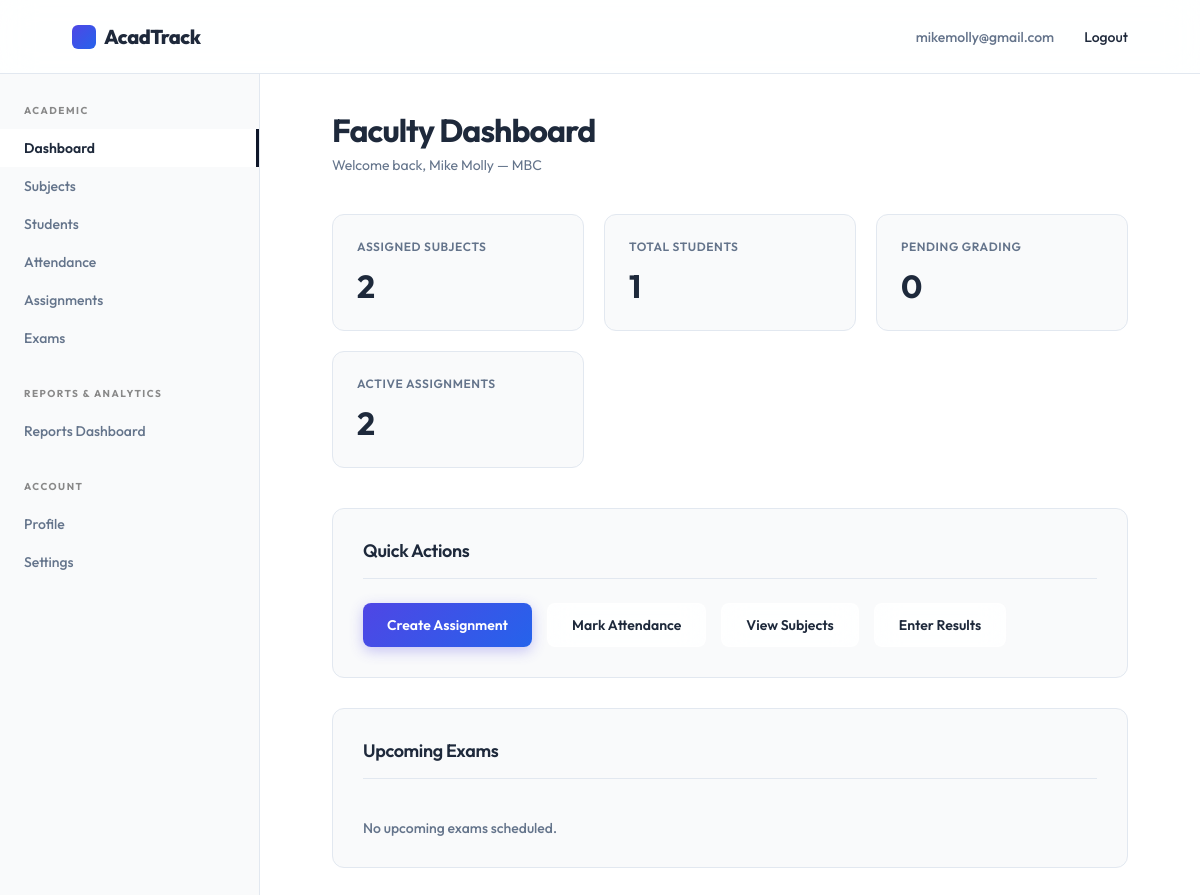
Page /faculty/dashboard/ (signed in) on the committed database.
### accounts/models.py (models this page shows, shortened)
class User(AbstractUser):
    class RoleChoices(models.TextChoices):
        STUDENT = 'student', 'Student'
        FACULTY = 'faculty', 'Faculty'
        ADMIN = 'admin', 'Admin'
    username = None
    email = models.EmailField(unique=True)
    role = models.CharField(max_length=20, choices=RoleChoices.choices, default=RoleChoices.STUDENT)
    contact_number = models.CharField(max_length=15, blank=True, null=True)
    deactivated_at = models.DateTimeField(blank=True, null=True)
    updated_at = models.DateTimeField(auto_now=True)
    USERNAME_FIELD = 'email'
    REQUIRED_FIELDS = []
    objects = CustomUserManager()

### faculty/models.py (models this page shows, shortened)
class Faculty(models.Model):
    user = models.OneToOneField(settings.AUTH_USER_MODEL, on_delete=models.CASCADE, related_name='faculty_profile')
    department = models.ForeignKey('academics.Department', on_delete=models.SET_NULL, null=True, blank=True, related_name='faculties')
    designation = models.CharField(max_length=100)
    specialization = models.CharField(max_length=150, blank=True, null=True)
    qualification = models.CharField(max_length=150, blank=True, null=True)
    office_email = models.EmailField(blank=True, null=True)
    office_contact = models.CharField(max_length=20, blank=True, null=True)
    date_of_join = models.DateField(blank=True, null=True)
    updated_at = models.DateTimeField(auto_now=True)

### academics/models.py (models this page shows, shortened)
class Department(models.Model):
    name = models.CharField(max_length=100, unique=True)
    code = models.CharField(max_length=20, unique=True)
    contact = models.CharField(max_length=20, blank=True, null=True)
    email = models.EmailField(unique=True, blank=True, null=True)

### faculty/views.py (the view)
# urls.py: path('dashboard/', views.FacultyDashboardView.as_view(), name='dashboard'),
class FacultyDashboardView(FacultyRequiredMixin, TemplateView):
    template_name = 'faculty/dashboard.html'
    def get_context_data(self, **kwargs):
        context = super().get_context_data(**kwargs)
        faculty = self.request.user.faculty_profile
        offerings = SubjectOffering.objects.filter(faculty=faculty)
        context['assigned_subjects_count'] = offerings.count()
        semester_ids = offerings.values_list('semester_id', flat=True).distinct()
        students_count = StudentSemester.objects.filter(
            semester_id__in=semester_ids,
            status__in=[StudentSemester.StatusChoices.ACTIVE, StudentSemester.StatusChoices.BACKLOG]
        ).values('student').distinct().count()
        context['total_students'] = students_count
        upcoming_exams = Exam.objects.filter(
            offering__faculty=faculty,
            exam_date__gte=timezone.now().date()
        ).order_by('exam_date')[:5]
        context['upcoming_exams'] = upcoming_exams
        pending_grading = AssignmentSubmission.objects.filter(
            assignment__offering__faculty=faculty,
            marks_awarded__isnull=True
        ).count()
        context['pending_grading'] = pending_grading
        active_assignments = Assignment.objects.filter(
            offering__faculty=faculty,
            status=Assignment.StatusChoices.ACTIVE
        ).count()
        context['active_assignments'] = active_assignments
        return context

### faculty/views.py (called while the page is built)
    def test_func(self):
        return self.request.user.is_authenticated and self.request.user.role == User.RoleChoices.FACULTY

### templates/faculty/dashboard.html
{% extends 'faculty/base.html' %}
{% block page_title %}Faculty Dashboard{% endblock %}
{% block page_subtitle %}Welcome back, {{ request.user.get_full_name|default:request.user.email }} — {% if request.user.faculty_profile.department %}{{ request.user.faculty_profile.department.name }}{% else %}Department Not Assigned{% endif %}{% endblock %}
{% block dashboard_content %}
<div class="stat-grid">
    {% include 'components/stat_card.html' with label="Assigned Subjects" value=assigned_subjects_count %}
    {% include 'components/stat_card.html' with label="Total Students" value=total_students %}
    {% include 'components/stat_card.html' with label="Pending Grading" value=pending_grading %}
    {% include 'components/stat_card.html' with label="Active Assignments" value=active_assignments %}
</div>
<div class="dashboard-section">
    <div class="section-header">
        <h2 class="section-title">Quick Actions</h2>
    </div>
    <div style="display: flex; gap: 15px; flex-wrap: wrap;">
        <a href="{% url 'faculty:assignment_create' %}" class="btn btn-primary">Create Assignment</a>
        <a href="{% url 'faculty:attendance' %}" class="btn btn-secondary">Mark Attendance</a>
        <a href="{% url 'faculty:subjects' %}" class="btn btn-secondary">View Subjects</a>
        <a href="{% url 'faculty:exams' %}" class="btn btn-secondary">Enter Results</a>
    </div>
</div>
<div class="dashboard-section">
    <div class="section-header">
        <h2 class="section-title">Upcoming Exams</h2>
    </div>
    <div class="data-list">
        {% for exam in upcoming_exams %}
        <div class="data-item">
            <div>
                <div class="data-main">{{ exam.offering.subject.name }}</div>
                <div class="data-sub">{{ exam.get_exam_term_display }} • {{ exam.get_exam_category_display }}</div>
            </div>
            <div class="data-meta">
                <div class="data-main">{{ exam.exam_date }}</div>
            </div>
        </div>
        {% empty %}
        <div class="data-item">
            <div class="data-main" style="color: var(--muted);">No upcoming exams scheduled.</div>
        </div>
        {% endfor %}
    </div>
</div>
{% endblock %}

### templates/components/navbar.html (shortened to what this page needs)
<header class="navbar">
    <a href="{% if request.user.is_authenticated %}{% if request.user.role == 'admin' or request.user.is_superuser %}{% url 'acadtrack_admin:dashboard' %}{% elif request.user.role == 'faculty' %}{% url 'faculty:dashboard' %}{% else %}{% url 'students:dashboard' %}{% endif %}{% else %}{% url 'landing_page' %}{% endif %}" class="brand" aria-label="AcadTrack home">
        <span class="brand-mark"></span>
        AcadTrack
    </a>
    <nav class="nav-links" aria-label="User navigation">
        {% if request.user.is_authenticated %}
            <span style="color: var(--muted);">{{ request.user.email }}</span>
            <form action="{% url 'accounts:logout' %}" method="post" style="display:inline;">
                <button type="submit" style="background:none;border:none;cursor:pointer;font-family:inherit;font-size:inherit;font-weight:inherit;color:inherit;" class="nav-links a">Logout</button>
            </form>
        {% else %}
            {% if request.resolver_match.url_name != 'login' %}
                <a href="{% url 'accounts:login' %}">Login</a>
            {% endif %}
        {% endif %}
    </nav>
</header>

### static/style.css (style rules this page uses)
:root { --bg: #f9fafb; --text: #1e293b; --muted: #64748b; --line: #e2e8f0; --soft: #ffffff; --primary: #4f46e5; --primary-hover: #4338ca; --accent: #2563eb; --black: #0f172a; --radius: 12px; --glass-bg: rgba(255, 255, 255, 0.85); --glass-border: rgba(255, 255, 255, 0.6); --glass-shadow: 0 10px 40px 0 rgba(31, 38, 135, 0.05); }
* { box-sizing: border-box; margin: 0; padding: 0; scrollbar-width: thin; scrollbar-color: rgba(0, 0, 0, 0.2) var(--bg); }
html { scroll-behavior: smooth; }
body { min-height: 100vh; background: var(--bg); color: var(--text); font-family: 'Outfit', Arial, sans-serif; -webkit-font-smoothing: antialiased; }
a { color: inherit; text-decoration: none; }
.navbar { height: 74px; width: 100%; display: flex; align-items: center; justify-content: space-between; padding: 0 6vw; background: rgba(255, 255, 255, 0.85); backdrop-filter: blur(16px); -webkit-backdrop-filter: blur(16px); border-bottom: 1px solid var(--line); position: sticky; top: 0; z-index: 100; }
.brand { font-size: 20px; font-weight: 800; letter-spacing: -0.5px; display: flex; align-items: center; gap: 8px; }
.brand-mark { width: 24px; height: 24px; background: linear-gradient(135deg, var(--primary), var(--accent)); border-radius: 6px; display: inline-block; }
.nav-links { display: flex; gap: 30px; font-size: 14px; font-weight: 500; }
.btn { display: inline-flex; align-items: center; justify-content: center; padding: 12px 24px; border-radius: 8px; font-size: 14px; font-weight: 600; transition: all 0.3s cubic-bezier(0.16, 1, 0.3, 1); cursor: pointer; border: none; }
.btn-primary { background: linear-gradient(135deg, var(--primary), var(--accent)); color: white; box-shadow: 0 4px 14px rgba(79, 70, 229, 0.3); }
.btn-secondary { background: var(--glass-bg); border: 1px solid var(--glass-border); color: var(--text); backdrop-filter: blur(12px); }

### static/dashboard.css (style rules this page uses)
.stat-grid { display: grid; grid-template-columns: repeat(auto-fit, minmax(220px, 1fr)); gap: 20px; margin-bottom: 40px; }
.dashboard-section { background: var(--bg); border: 1px solid var(--line); border-radius: var(--radius); padding: 30px; margin-bottom: 30px; }
.section-header { display: flex; justify-content: space-between; align-items: center; margin-bottom: 24px; padding-bottom: 16px; border-bottom: 1px solid var(--line); }
.section-title { font-size: 18px; font-weight: 600; letter-spacing: -.02em; }
.data-list { display: flex; flex-direction: column; }
.data-item { display: flex; justify-content: space-between; align-items: center; padding: 16px 0; border-bottom: 1px solid var(--line); }
.data-item:last-child { border-bottom: none; padding-bottom: 0; }
.data-main { font-weight: 500; font-size: 14px; }

### rows in the picture
User: user.email "mikemolly@gmail.com", user.get_full_name "Mike Molly", user.faculty_profile.department.name "MBC"

### other values in the picture
{{ label }} "ASSIGNED SUBJECTS TOTAL STUDENTS PENDING GRADING ACTIVE ASSIGNMENTS"
{{ value }} "2 1 0 2"
